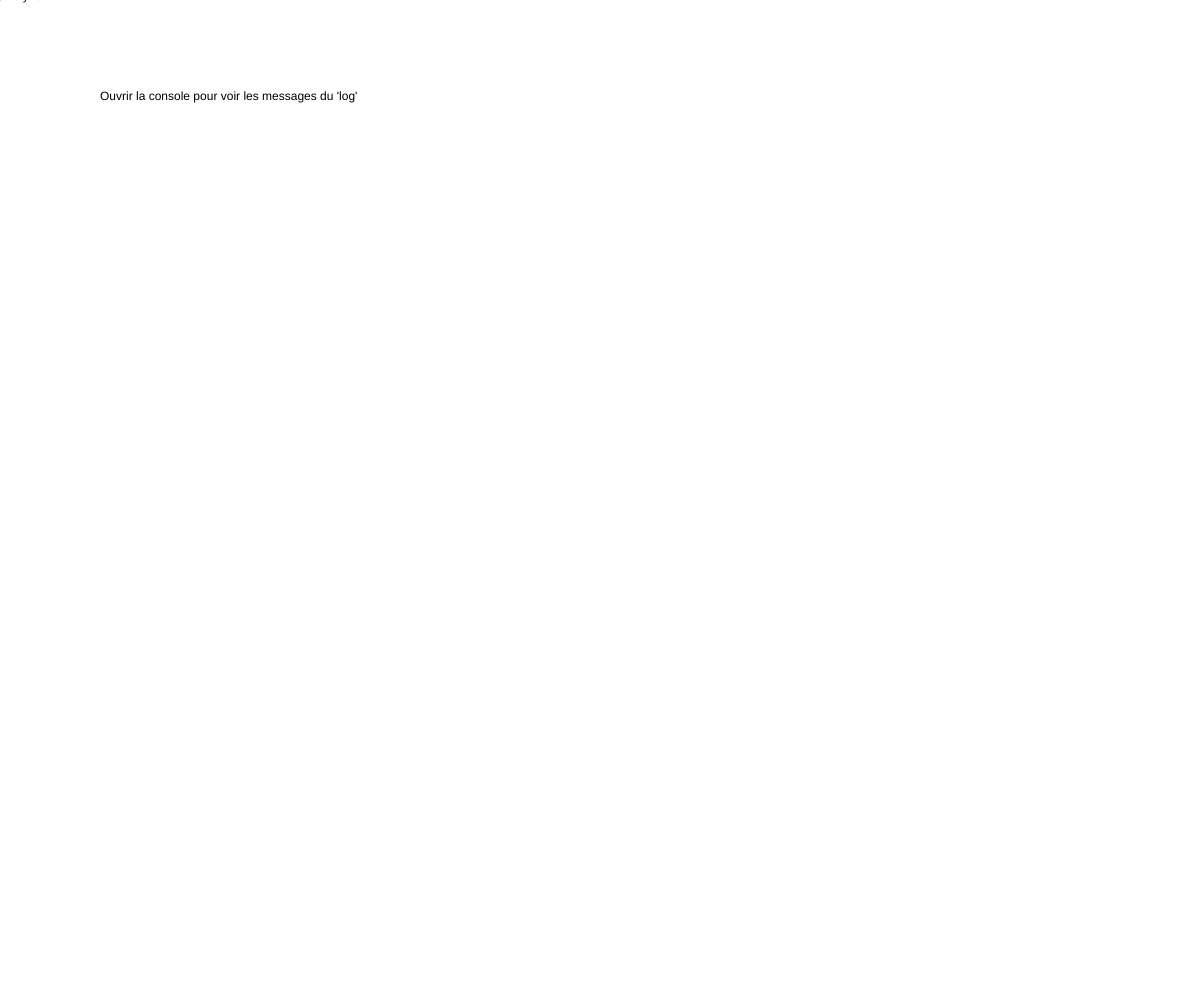
Frame 1 (no input)
Frame 60 (no input): identical to frame 1, image omitted
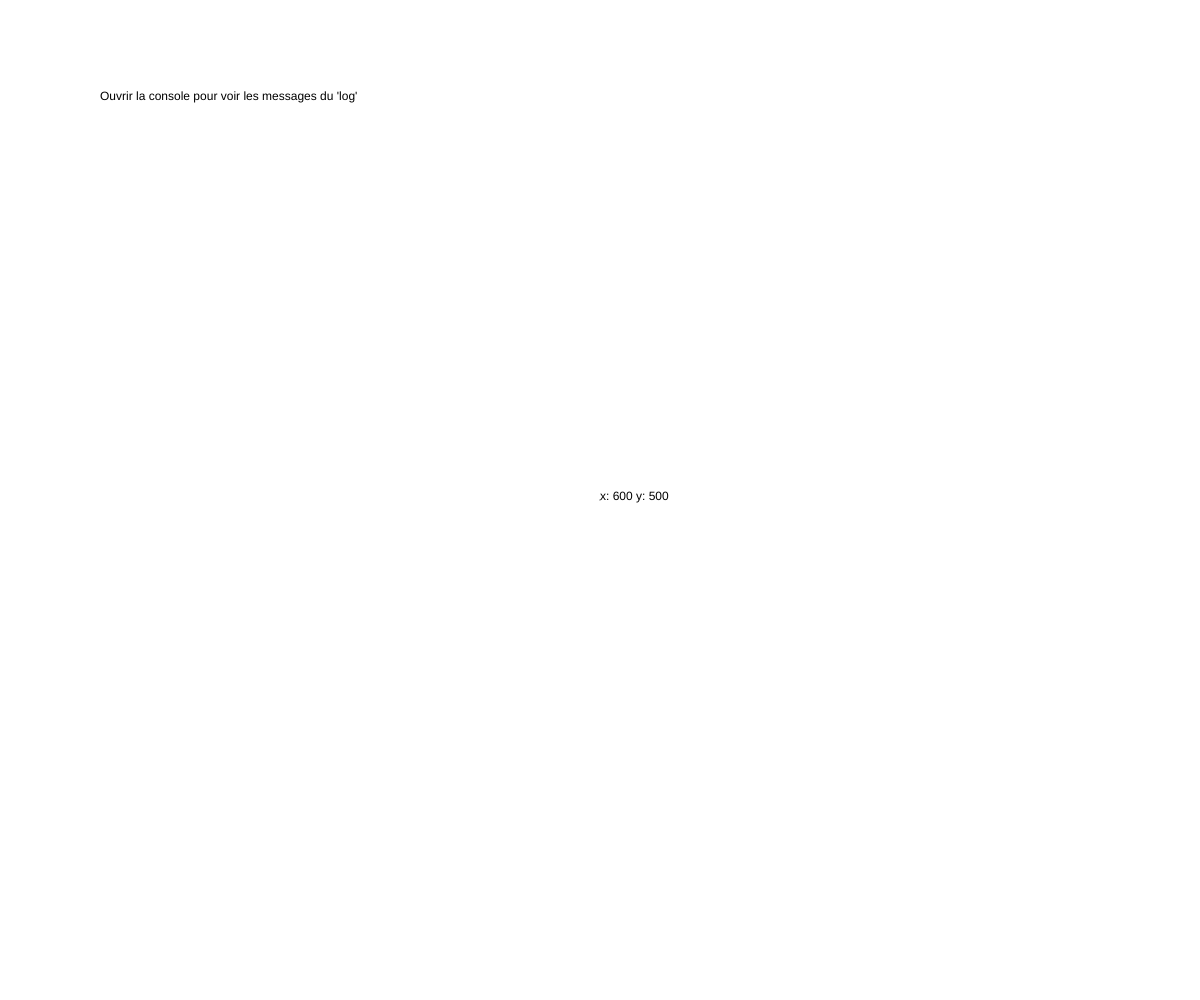
Frame 120 (the mouse pressed at the canvas centre since frame 60)

The p5.js sketch that drew these frames (run headless with seeded random() and noise() and a simulated clock; from frame 60 on, the mouse is pressed at the canvas centre):

// p5.js sketch
// ── sketch.js
/*******************************
SETUP
*******************************/
function setup() {
  createCanvas(windowWidth, windowHeight);


}

/*******************************
DRAW
*******************************/
function draw() {

  background(255);

  // ECRIRE DU TEXTE A UNE POSITION X ET Y :
  // text( "text" , x , y );
  text( "Ouvrir la console pour voir les messages du 'log'" , 100 , 100 );

  // IMPRIMER LA POSITION DE LA SOURIS DANS LA CONSOLE :
   console.log( "x: " + mouseX + " y: " + mouseY );

  // AFFICHER LA POSITION DE LA SOURIS A L'ECRAN :
  text( "x: " + mouseX + " y: " + mouseY , mouseX, mouseY );

  // DESSINER UNE LIGNE ENTRE LA POSITION COURANTE DE LA
  // SOURIS ET SA POSITION PRECEDENTE :
  line(mouseX,mouseY,pmouseX,pmouseY);

}

/*****************************
MOUSE PRESSED
*****************************/
function mousePressed() {

}

/*****************************
WINDOW RESIZED
*****************************/
function windowResized() {

}
